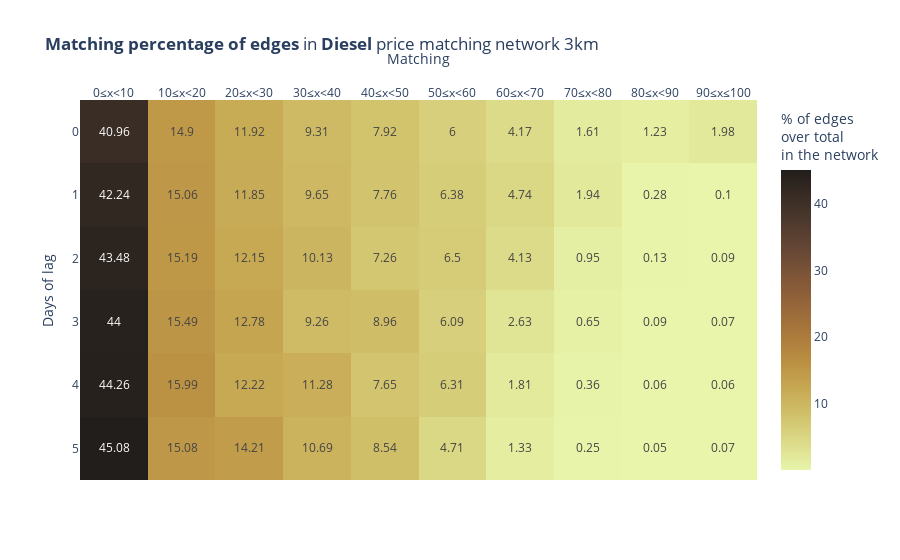

Here is the notebook cell this chart was saved with:
### Code cell
high_matching_diesel_3km = matching_table(price_matching_network_diesel_3km,"Diesel")

### Figure 1 — Plotly figure (JSON) as saved in the notebook; plotly's stock layout.template omitted (floating-point values rounded to 4 significant figures)
{"data": [{"coloraxis": "coloraxis", "hovertemplate": "Matching: %{x}<br>Days of lag: %{y}<br>% of edges <br>over total <br>in the network: %{z}<extra></extra>", "name": "0", "texttemplate": "%{z}", "type": "heatmap", "x": ["0≤x<10", "10≤x<20", "20≤x<30", "30≤x<40", "40≤x<50", "50≤x<60", "60≤x<70", "70≤x<80", "80≤x<90", "90≤x≤100"], "xaxis": "x", "yaxis": "y", "z": [[40.96, 14.9, 11.92, 9.31, 7.92, 6.0, 4.17, 1.61, 1.23, 1.98], [42.24, 15.06, 11.85, 9.65, 7.76, 6.38, 4.74, 1.94, 0.28, 0.1], [43.48, 15.19, 12.15, 10.13, 7.26, 6.5, 4.13, 0.95, 0.13, 0.09], [44.0, 15.49, 12.78, 9.26, 8.96, 6.09, 2.63, 0.65, 0.09, 0.07], [44.26, 15.99, 12.22, 11.28, 7.65, 6.31, 1.81, 0.36, 0.06, 0.06], [45.08, 15.08, 14.21, 10.69, 8.54, 4.71, 1.33, 0.25, 0.05, 0.07]]}], "layout": {"coloraxis": {"colorbar": {"title": {"text": "% of edges <br>over total <br>in the network"}}, "colorscale": [[0, "rgb(232, 245, 171)"], [0.09091, "rgb(220, 219, 137)"], [0.1818, "rgb(209, 193, 107)"], [0.2727, "rgb(199, 168, 83)"], [0.3636, "rgb(186, 143, 66)"], [0.4545, "rgb(170, 121, 60)"], [0.5455, "rgb(151, 103, 58)"], [0.6364, "rgb(129, 87, 56)"], [0.7273, "rgb(104, 72, 53)"], [0.8182, "rgb(80, 59, 46)"], [0.9091, "rgb(57, 45, 37)"], [1, "rgb(34, 30, 27)"]]}, "title": {"text": "<b>Matching percentage of edges</b> in <b>Diesel</b> price matching network 3km"}, "xaxis": {"anchor": "y", "domain": [0, 1], "side": "top", "title": {"text": "Matching"}}, "yaxis": {"anchor": "x", "autorange": "reversed", "domain": [0, 1], "title": {"text": "Days of lag"}}}}
